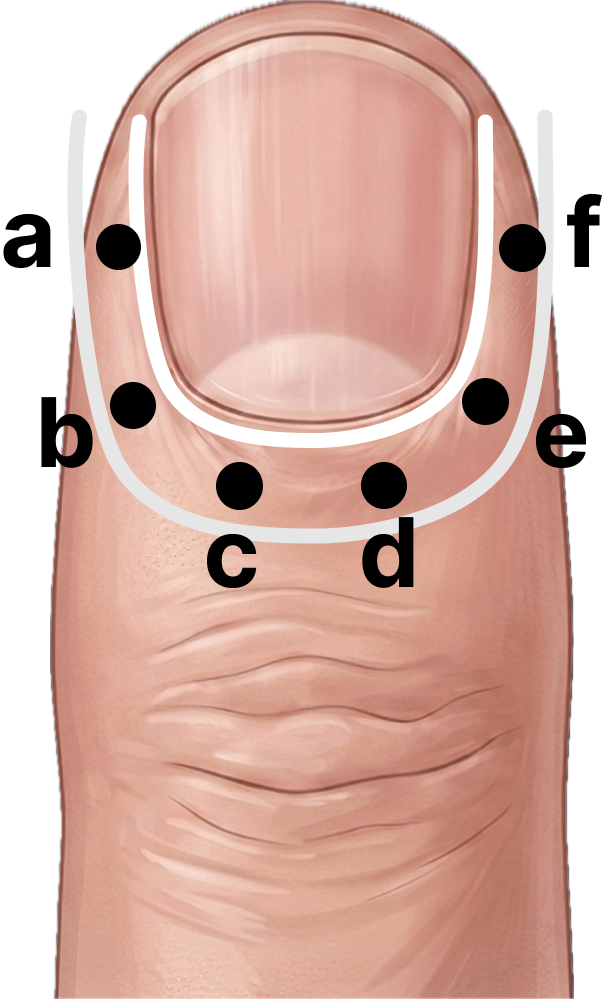
#> input picture GraphicalAbstract/baseImg.png, 603 x 999 px, found by its file name
$ python heatmapGen.py
#> lines starting #> are read from the running program, lines starting #| are printed output that depends on the picture
import os
import numpy as np
import pandas as pd
import matplotlib.pyplot as plt
from scipy.interpolate import Rbf
from PIL import Image

# ==========================================
# 1. 경로 설정 및 사용자 데이터 디렉토리
# ==========================================
data_dir = '/Users/kyungeunjung/NailFoldExp/Data/(ATD)CurData'
base_image_path = '/Users/kyungeunjung/NailFoldExp/GraphicalAbstract/baseImg.png' # 베이스가 될 손톱 이미지 파일명 지정

# ==========================================
# 2. Region 좌표 설정 (a, b, c, d, e, f)
# ==========================================
# 실제 사용하는 'Group 29365.jpg' 이미지의 해상도에 맞춰 각 점의 (x, y) 픽셀 좌표를 입력해야 합니다.
# Mac의 미리보기(Preview) 등에서 마우스 커서를 올리면 픽셀 좌표를 확인할 수 있습니다.
# (아래는 임의로 설정한 예시 좌표입니다)
regions = ['a', 'b', 'c', 'd', 'e', 'f']
coords = {
    'a': (120, 250), # 좌측 상단
    'b': (100, 420), # 좌측 중단
    'c': (280, 520), # 좌측 하단
    'd': (480, 520), # 우측 하단
    'e': (660, 420), # 우측 중단
    'f': (640, 250)  # 우측 상단
}

def generate_overlay_heatmap(metric_name, data_values, output_filename):
#> called with metric_name = 'Detection Accuracy (%)', output_filename = 'Heatmap_Detection.png'
    try:
        # 베이스 이미지 로드
        img = Image.open(base_image_path)
#> img is the input picture: PIL image 603x999 RGBA; mean R, G, B, A 165, 126.9, 116, 202.6
        img_width, img_height = img.size
#> img_width = 603; img_height = 999
    except FileNotFoundError:
        print(f"Error: {base_image_path} 파일을 찾을 수 없습니다. 경로를 확인해주세요.")
        return

    # 좌표와 데이터 분리
    x_coords = [coords[region][0] for region in regions]
    y_coords = [coords[region][1] for region in regions]
    z_values = [data_values[region] for region in regions]

    # Rbf (Radial Basis Function)를 사용한 부드러운 보간(Interpolation)
    # 손가락 모양처럼 비정형적인 포인트 배열에서 부드러운 히트맵을 만들 때 유리합니다.
    rbf = Rbf(x_coords, y_coords, z_values, function='thin_plate')

    # 이미지 전체 픽셀에 대한 그리드 생성
    xi = np.linspace(0, img_width, img_width)
#> xi = 603 values from 0 to 603
    yi = np.linspace(0, img_height, img_height)
#> yi = 999 values from 0 to 999
    XI, YI = np.meshgrid(xi, yi)

    # 그리드에 보간된 데이터 적용
    ZI = rbf(XI, YI)
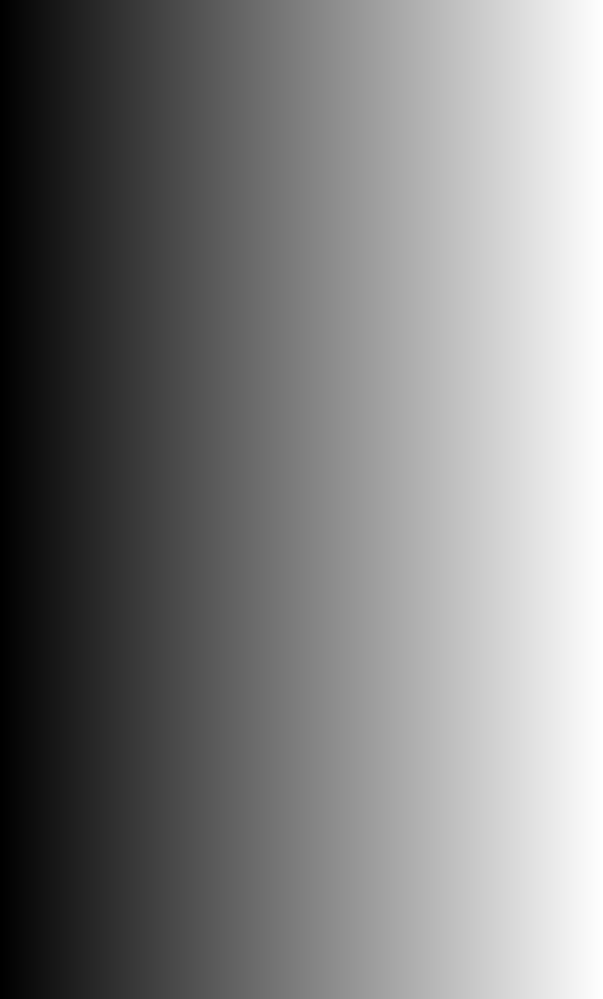
#> XI: shape (999, 603) float64; min 0, max 603, mean 301.5; drawn with min black and max white

    # 히트맵이 손가락 바깥으로 너무 퍼지지 않게 제한 (선택적 마스킹)
    # ZI 값이 특정 범위를 넘어가면 투명 처리하는 등의 후처리를 넣을 수 있습니다.

    # 시각화 설정
    fig, ax = plt.subplots(figsize=(img_width/100, img_height/100), dpi=100)

    # 1. 배경 이미지 출력
    ax.imshow(img)

    # 2. 히트맵 오버레이 (alpha 값으로 투명도 조절, cmap으로 색상 맵 설정)
    # cmap 추천: detection/accuracy는 보통 'RdYlGn' (Red-Yellow-Green) 혹은 'jet' 사용
    heatmap = ax.imshow(ZI, extent=(0, img_width, img_height, 0),
                        alpha=0.5, cmap='RdYlGn', vmin=min(z_values), vmax=max(z_values))

    # 각 포인트 마커 표시 (검은색 점)
    ax.scatter(x_coords, y_coords, color='black', s=100, zorder=5)

    # 포인트 레이블(a,b,c...) 표시
    for region in regions:
        ax.text(coords[region][0]-30, coords[region][1]+10, region,
                color='black', fontsize=16, fontweight='bold', zorder=6)

    # 축 숨기기
    ax.axis('off')

    # 컬러바 추가
    cbar = fig.colorbar(heatmap, ax=ax, shrink=0.7)
    cbar.set_label(f'{metric_name}', fontsize=12)

    # 결과 저장
    save_path = os.path.join(data_dir, output_filename)
    plt.savefig(save_path, bbox_inches='tight', pad_inches=0)
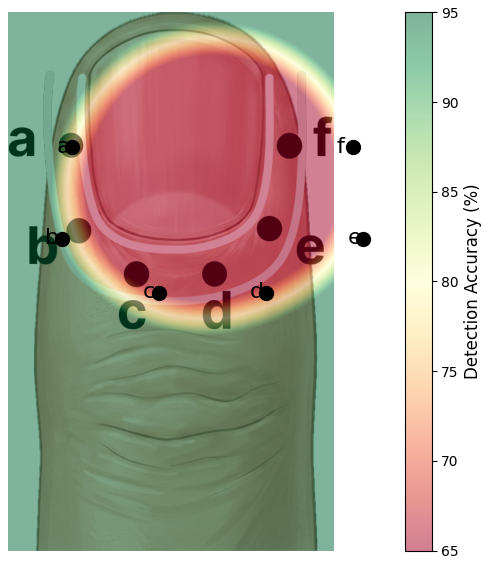
#> figure drawn by matplotlib, 2 panels
    plt.close()

    print(f"[{metric_name}] 히트맵이 성공적으로 저장되었습니다: {save_path}")

# ==========================================
# 3. 데이터 로드 및 실행
# ==========================================
if __name__ == "__main__":
    # TODO: 실제 환경에서는 pd.read_csv() 등을 이용하여 데이터를 로드하세요.
    # 예시: df = pd.read_csv(os.path.join(data_dir, 'accuracy_data.csv'))

    # 임시 테스트용 데이터 (0 ~ 100% 범위 가정)
    dummy_detection_data = {'a': 80.5, 'b': 92.0, 'c': 65.0, 'd': 70.0, 'e': 95.0, 'f': 82.0}
    dummy_discrimination_data = {'a': 75.0, 'b': 85.0, 'c': 60.0, 'd': 62.0, 'e': 88.0, 'f': 78.0}
    dummy_spatial_data = {'a': 3.5, 'b': 2.1, 'c': 5.0, 'd': 4.8, 'e': 1.5, 'f': 3.2} # 단위: mm 등

    # 히트맵 생성 실행
    print("히트맵 생성을 시작합니다...")
    generate_overlay_heatmap("Detection Accuracy (%)", dummy_detection_data, "Heatmap_Detection.png")
    generate_overlay_heatmap("Discrimination Accuracy (%)", dummy_discrimination_data, "Heatmap_Discrimination.png")
#> call 2 of generate_overlay_heatmap, with metric_name = 'Discrimination Accuracy (%)', output_filename = 'Heatmap_Discrimination.png'
#> in generate_overlay_heatmap (call 2), `plt.savefig(save_path, bbox_inches='tight', pad_inches=0)`:
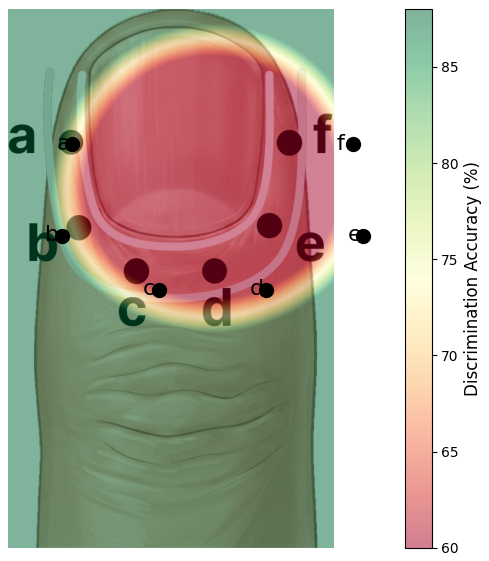
#> figure drawn by matplotlib, 2 panels
    generate_overlay_heatmap("Spatial Accuracy (mm)", dummy_spatial_data, "Heatmap_Spatial.png")
#> call 3 of generate_overlay_heatmap, with metric_name = 'Spatial Accuracy (mm)', output_filename = 'Heatmap_Spatial.png'
#> in generate_overlay_heatmap (call 3), `plt.savefig(save_path, bbox_inches='tight', pad_inches=0)`:
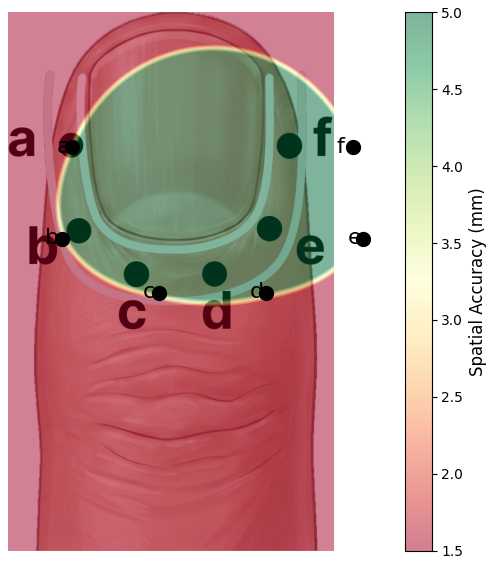
#> figure drawn by matplotlib, 2 panels
